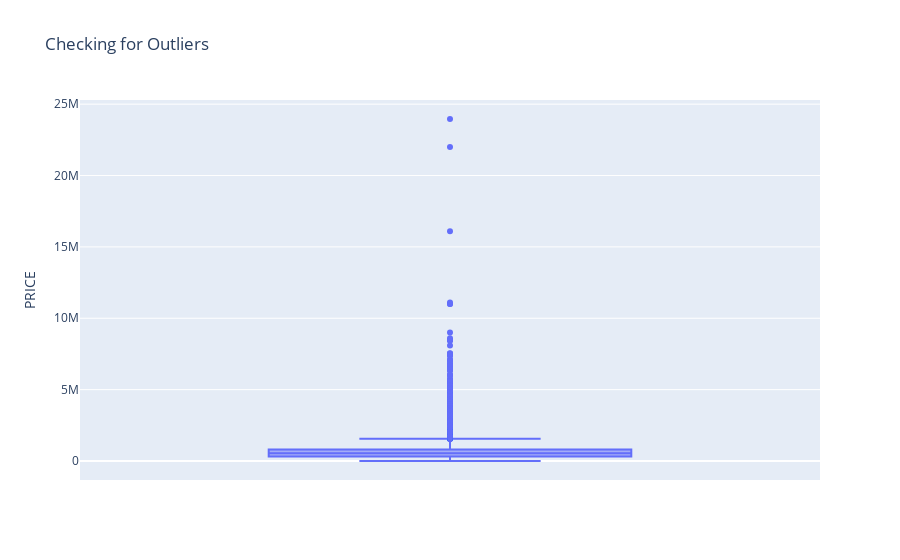

The cell this chart's notebook holds for it:
### Code cell
#2. checking outliers
fig = px.box(df, y="PRICE",title="Checking for Outliers")
fig.show()

### Figure 1 — Plotly figure (JSON) as saved in the notebook; plotly's stock layout.template omitted (floating-point values rounded to 4 significant figures; data arrays with more than 128 entries replaced by an {"elided": "..."} marker saying what was removed)
{"data": [{"alignmentgroup": "True", "hoverlabel": {"namelength": 0}, "hovertemplate": "PRICE=%{y}", "legendgroup": "", "marker": {"color": "#636efa"}, "name": "", "notched": false, "offsetgroup": "", "orientation": "v", "showlegend": false, "type": "box", "x0": " ", "xaxis": "x", "y": {"elided": "28900 int values"}, "y0": " ", "yaxis": "y"}], "layout": {"boxmode": "group", "legend": {"tracegroupgap": 0}, "title": {"text": "Checking for Outliers"}, "xaxis": {"anchor": "y", "domain": [0, 1]}, "yaxis": {"anchor": "x", "domain": [0, 1], "title": {"text": "PRICE"}}}}
